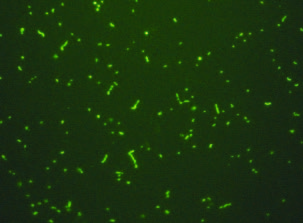
#> input picture Carini_microscopic_images/A.jpg, 303 x 223 px, found by its file name; its folder holds only this picture in this run
$ jupyter execute SYBR_green_microscopic_images_analyses.ipynb   (shell and % lines are left out)
#> lines starting #> are read from the running program, lines starting #| are printed output that depends on the picture; after the words box and inside, x2 and y2 are one past the last pixel; in counts of white or black regions, pixels touching at a corner belong together
[cell 1]

folder_id = '1-6WIyUFH5j2him7O-_zN-LraFsmWQi_A'
destination_path = '/content/'
download_command = f'gdown --id {folder_id} --output /content/downloaded_folder.zip'

[cell 2]
images_path = '/content/Carini_microscopic_images/'

[cell 3]
# prompt: import all the .jpg files in images_path into a dictionary, the keys are the file names without the ".jpg", and the values are the matrices that took the green values of each pixel.

import os
import cv2
import numpy as np

image_dict = {}
for filename in os.listdir(images_path):
  if filename.endswith(".jpg"):
    image_path = os.path.join(images_path, filename)
    img = cv2.imread(image_path)
#> img is the input picture: shape (223, 303, 3); mean B, G, R 13.8, 50.9, 25.2
    if img is not None:
      # Extract the green channel
      green_channel = img[:, :, 1]
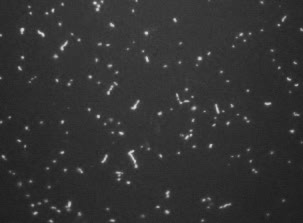
#> green_channel: shape (223, 303); min 29, max 219, mean 50.9
      image_dict[filename[:-4]] = green_channel

[cell 4]
cv2.__version__

[cell 5]
# prompt: visualize image_dict['A']

import matplotlib.pyplot as plt
if 'A' in image_dict:
  plt.imshow(image_dict['A'], cmap='gray')
  plt.title('Image A')
  plt.show()
else:
  print("Image 'A' not found in image_dict.")

[cell 6]
# prompt: binarize image_dict['A']

import matplotlib.pyplot as plt
import cv2

if 'A' in image_dict:
  img_A = image_dict['A']
  # Apply Otsu's thresholding to binarize the image
  ret, thresh_img = cv2.threshold(img_A, 0, 255, cv2.THRESH_BINARY + cv2.THRESH_OTSU)
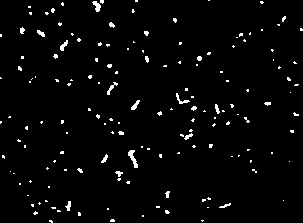
#> thresh_img: shape (223, 303); 2.5% white in thin lines or dots
#> ret = 89

  # Display the binarized image
  plt.imshow(thresh_img, cmap='gray')
  plt.title('Binarized Image A')
  plt.show()
else:
  print("Image 'A' not found in image_dict.")

[cell 7]
# prompt: Binarize image_dict['A'] using the Otsu method. For the binarized image, calculate the area of each connected region and plot the histogram. Then highlight the large regions (area over 20). In the highlight image, put image_dict['A'] in the blue channel and put the values of the highlighted regions in the red channel.

import matplotlib.pyplot as plt
import numpy as np
if 'A' in image_dict:
  img_A = image_dict['A']
  # Apply Otsu's thresholding to binarize the image
  ret, thresh_img = cv2.threshold(img_A, 0, 255, cv2.THRESH_BINARY + cv2.THRESH_OTSU)

  # Find connected components
  num_labels, labels, stats, centroids = cv2.connectedComponentsWithStats(thresh_img, connectivity=8)
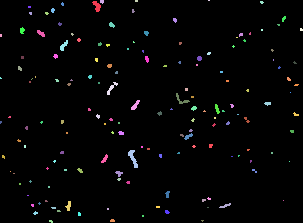
#> labels: shape (223, 303) int32; 158 distinct labels, from 0 to 157; one colour per label, 0 black
#> num_labels = 158; stats = 158 rows, first 6: [0, 0, 303, 223, 65846], [92, 1, 9, 11, 55], [100, 0, 4, 4, 13], [135, 0, 3, 2, 6], [208, 0, 2, 1, 2], [260, 1, 4, 3, 9]; centroids = 158 pairs, first value 0.333 to 300.9, second value 0 to 220.9

  # Calculate area of each connected region
  areas = stats[1:, cv2.CC_STAT_AREA]
#> areas = 157 values, max 80 at index 112, min 1 at index 69, mean 10.97

  # Plot histogram of areas
  plt.hist(areas, bins=50, density=True)
  plt.xlabel('Area')
  plt.ylabel('Frequency')
  plt.title('Histogram of Connected Region Areas')
  plt.show()
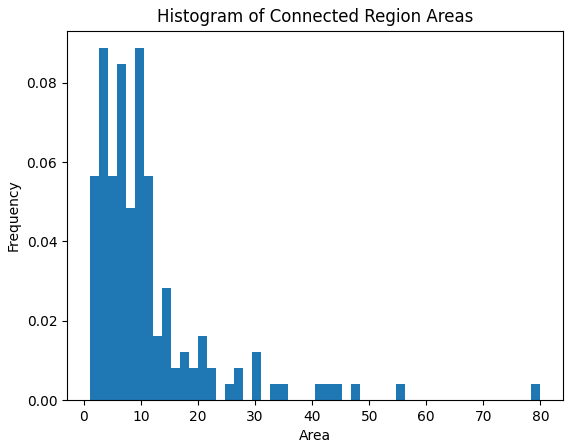
#> figure drawn by matplotlib, 1 panel

  # Highlight large regions (area > 20)
  highlighted_img = np.zeros((img_A.shape[0], img_A.shape[1], 3), dtype=np.uint8)
  highlighted_img[:,:,0] = img_A # Blue channel is original image
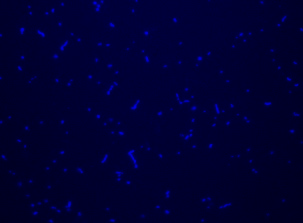
#> highlighted_img: shape (223, 303, 3); mean of channels 0, 1, 2 50.9, 0, 0; drawn as B, G, R
  for i in range(1, num_labels):
    if areas[i-1] > 15:
      # Find pixels belonging to the current connected component
      highlighted_img[:,:,1][labels==i] = img_A[labels==i]
      highlighted_img[:,:,2][labels==i] = img_A[labels==i]
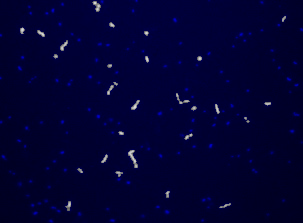
#> highlighted_img: shape (223, 303, 3); 1.18% of pixels changed, all inside (x1, y1, x2, y2) = (20, 1, 286, 211); drawn as B, G, R


  # Display the highlighted image
  plt.imshow(cv2.cvtColor(highlighted_img, cv2.COLOR_BGR2RGB))
  plt.title('Highlighted Image A')
  plt.show()
else:
  print("Image 'A' not found in image_dict.")

[cell 8]
# prompt: # prompt: Binarize image_dict['A'] using the Otsu method. For the binarized image, calculate the aspect ratios of each connected region and plot the histogram. Then highlight the large aspect ratio (>1.5). In the highlight image, put image_dict['A'] in the blue channel and put the values of the highlighted regions in the red channel.

if 'A' in image_dict:
  img_A = image_dict['A']
  # Apply Otsu's thresholding to binarize the image
  ret, thresh_img = cv2.threshold(img_A, 0, 255, cv2.THRESH_BINARY + cv2.THRESH_OTSU)

  # Find connected components
  num_labels, labels, stats, centroids = cv2.connectedComponentsWithStats(thresh_img, connectivity=8)

  aspect_ratios = []
  for i in range(1, num_labels):
      x = stats[i, cv2.CC_STAT_LEFT]
      y = stats[i, cv2.CC_STAT_TOP]
      w = stats[i, cv2.CC_STAT_WIDTH]
      h = stats[i, cv2.CC_STAT_HEIGHT]
      if w > 0 and h > 0:
        if w > h:
          aspect_ratio = float(w) / h
        else:
          aspect_ratio = float(h) / w
      aspect_ratios.append(aspect_ratio)
#> this loop made 157 passes
#> (x, y, w, h, aspect_ratio) on passes 1 to 12: (92, 1, 9, 11, 1.22), (100, 0, 4, 4, 1), (135, 0, 3, 2, 1.5), (208, 0, 2, 1, 2), (260, 1, 4, 3, 1.33), (61, 2, 3, 4, 1.33), (28, 6, 3, 2, 1.5), (51, 8, 4, 5, 1.25), (132, 9, 3, 4, 1.33), (29, 12, 3, 3, 1), (45, 12, 4, 3, 1.33), (282, 16, 4, 6, 1.5)
#> after the loop, aspect_ratios = 157 values, max 2.5 at index 65, min 1 at index 1, mean 1.31

  # Plot the histogram of aspect ratios
  plt.hist(aspect_ratios, bins=20)
  plt.xlabel('Aspect Ratio')
  plt.ylabel('Frequency')
  plt.title('Histogram of Aspect Ratios')
  plt.show()
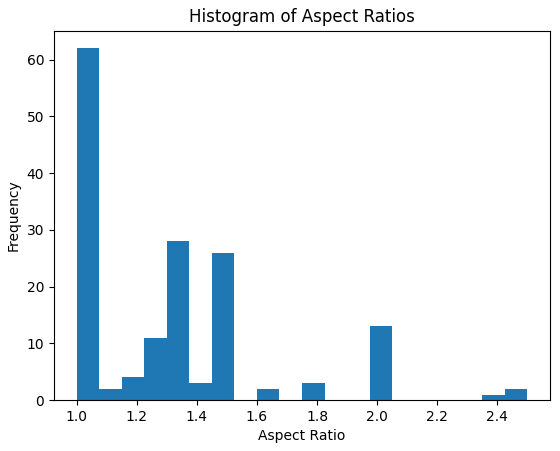
#> figure drawn by matplotlib, 1 panel; tallest bar 62 high, from x = 1 to 1.07


  # Highlight regions with large aspect ratios (>1.8)
  highlighted_img = np.zeros((img_A.shape[0], img_A.shape[1], 3), dtype=np.uint8)
  highlighted_img[:,:,0] = img_A # Blue channel is original image

  for i in range(1, num_labels):
      x = stats[i, cv2.CC_STAT_LEFT]
      y = stats[i, cv2.CC_STAT_TOP]
      w = stats[i, cv2.CC_STAT_WIDTH]
      h = stats[i, cv2.CC_STAT_HEIGHT]
      if w > 0 and h > 0:
        if w > h:
          aspect_ratio = float(w) / h
        else:
          aspect_ratio = float(h) / w
      if aspect_ratio > 1.6:
          highlighted_img[:,:,2][labels==i] = img_A[labels==i]  # Red channel highlights large aspect ratios
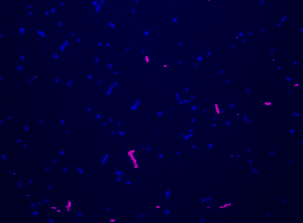
#> highlighted_img: shape (223, 303, 3); 0.42% of pixels changed, all inside (x1, y1, x2, y2) = (13, 0, 299, 222); drawn as B, G, R

  # Display the highlighted image
  plt.imshow(cv2.cvtColor(highlighted_img, cv2.COLOR_BGR2RGB))
  plt.title('Highlighted Image A (Large Aspect Ratios)')
  plt.show()
else:
  print("Image 'A' not found in image_dict.")

[cell 9]
# prompt: Binarize image_dict['A'] using the Otsu method. For the binarized image, calculate the area of each connected region and plot the histogram. Then highlight the large regions (area over 20). In the highlight image, put image_dict['A'] in the blue channel and put the values of the highlighted regions in the red channel.

import matplotlib.pyplot as plt
import numpy as np

fig, axs = plt.subplots(ncols = 5, nrows = 2, figsize = (10,3.6))
axss = axs.flatten()

for n in range(len(list(image_dict.keys()))):
  name = list(image_dict.keys())[n]
  if name in image_dict:
    img_A = image_dict[name]
    # Apply Otsu's thresholding to binarize the image
    ret, thresh_img = cv2.threshold(img_A, 0, 255, cv2.THRESH_BINARY + cv2.THRESH_OTSU)

    # Find connected components
    num_labels, labels, stats, centroids = cv2.connectedComponentsWithStats(thresh_img, connectivity=8)

    # Calculate area of each connected region
    areas = stats[1:, cv2.CC_STAT_AREA]

    # Highlight large regions (area > 20)
    highlighted_img = np.zeros((img_A.shape[0], img_A.shape[1], 3), dtype=np.uint8)
    highlighted_img[:,:,1] = img_A # Green channel is original image
    for i in range(1, num_labels):
      if areas[i-1] > 25:
        # Find pixels belonging to the current connected component
        #mask = (labels == i).astype(np.uint8) * 255
        #highlighted_img[:,:,2] = np.where(mask == 255, 255, highlighted_img[:,:,2]) # Red channel for large regions
        highlighted_img[:,:,2][labels==i] = 1*img_A[labels==i]
        highlighted_img[:,:,1][labels==i] = 0
        highlighted_img[:,:,0][labels==i] = 1*img_A[labels==i]


    # Display the highlighted image
    axss[n].imshow(cv2.cvtColor(highlighted_img, cv2.COLOR_BGR2RGB))
    axss[n].set_title('Highlighted image '+name)

    axss[n].set_xticks([])
    axss[n].set_yticks([])
  else:
    print("Image", name, "not found in image_dict.")
#> this loop made 1 pass
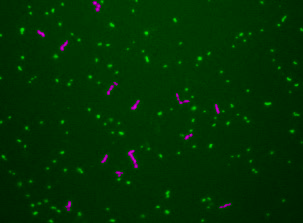
#> highlighted_img: shape (223, 303, 3); mean of channels 0, 1, 2 1.1, 49.8, 1.1; drawn as B, G, R

fig.tight_layout()

fig.savefig('/content/Carini_et_al_reanalysis.pdf')
fig.show()

$ run again, on Carini_microscopic_images/E.jpg
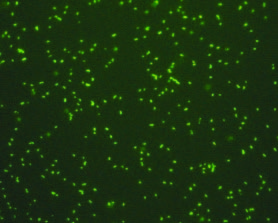
#> input picture Carini_microscopic_images/E.jpg, 278 x 223 px, found by its file name
#> img is the input picture: shape (223, 278, 3); mean B, G, R 14.9, 51, 25.6
#> the loop `for n in range(len(list(image_dict.keys()))):` made 1 pass
#> (name, ret, num_labels) on pass 1: ('E', 87, 303)
#> pass 1, `ret, thresh_img = cv2.threshold(img_A, 0, 255, cv2.THRESH_BINARY + cv2..`:
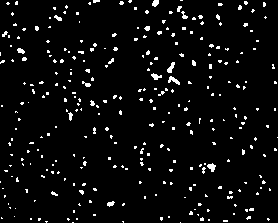
#> thresh_img: shape (223, 278); 4.5% white in thin lines or dots
#> after the loop `for n in range(len(list(image_dict.keys()))):`:
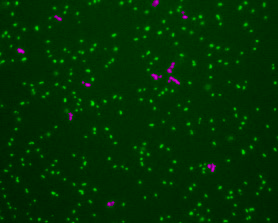
#> highlighted_img: shape (223, 278, 3); mean of channels 0, 1, 2 0.9, 50.1, 0.9; drawn as B, G, R

$ run again, on Carini_microscopic_images/F.jpg
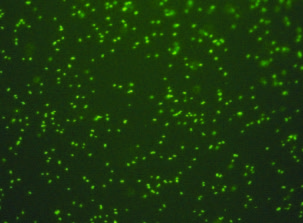
#> input picture Carini_microscopic_images/F.jpg, 303 x 223 px, found by its file name
#> img is the input picture: shape (223, 303, 3); mean B, G, R 12.6, 55.8, 26.4
#> the loop `for n in range(len(list(image_dict.keys()))):` made 1 pass
#> (name, ret, num_labels) on pass 1: ('F', 86, 349)
#> pass 1, `ret, thresh_img = cv2.threshold(img_A, 0, 255, cv2.THRESH_BINARY + cv2..`:
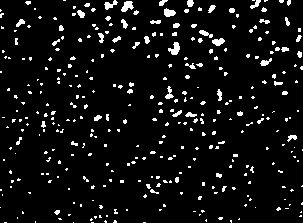
#> thresh_img: shape (223, 303); 6.4% white in thin lines or dots
#> after the loop `for n in range(len(list(image_dict.keys()))):`:
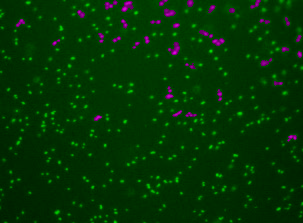
#> highlighted_img: shape (223, 303, 3); mean of channels 0, 1, 2 2.7, 53.1, 2.7; drawn as B, G, R
